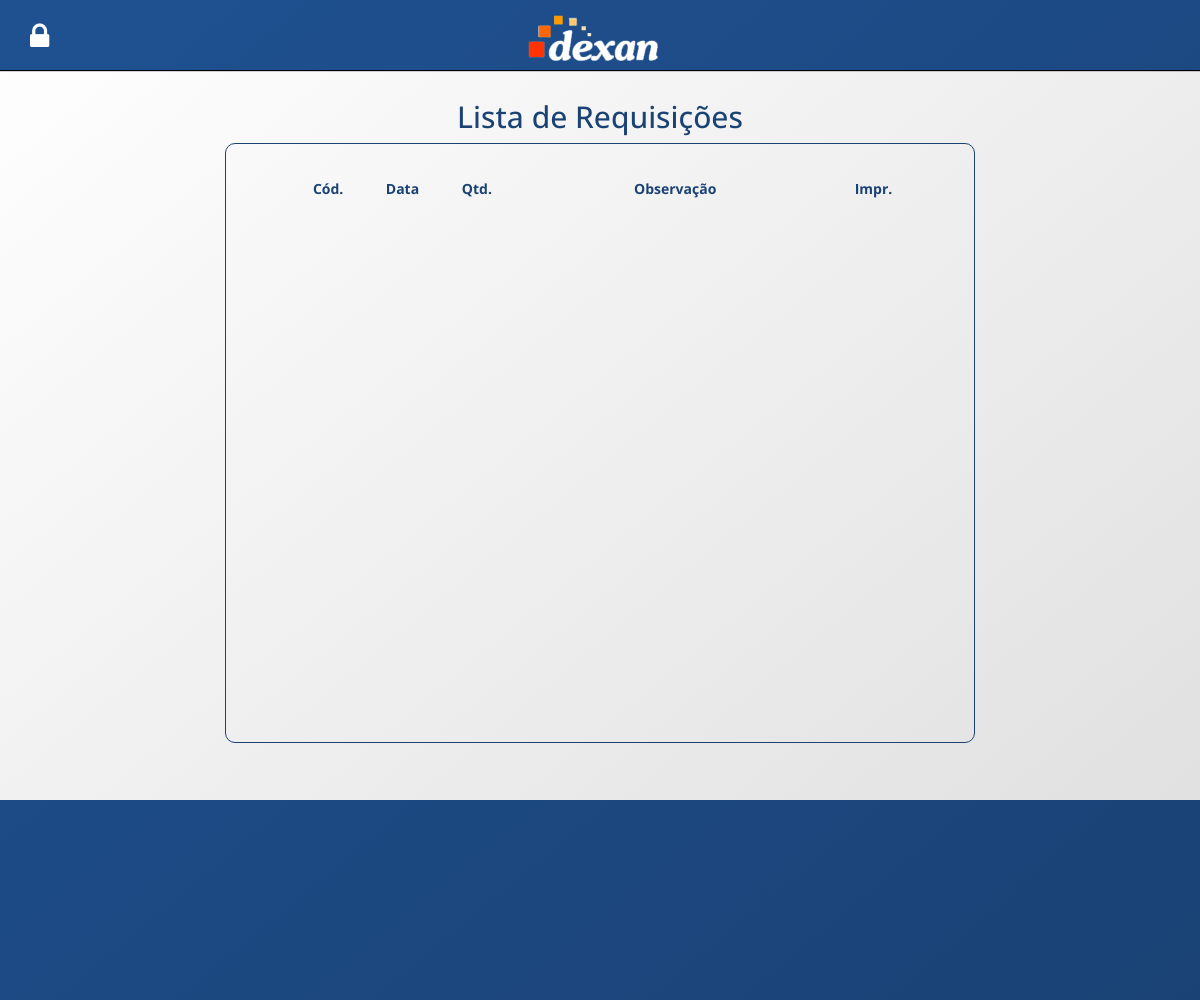
Page /listarequisicoes.php on the earlier database version.
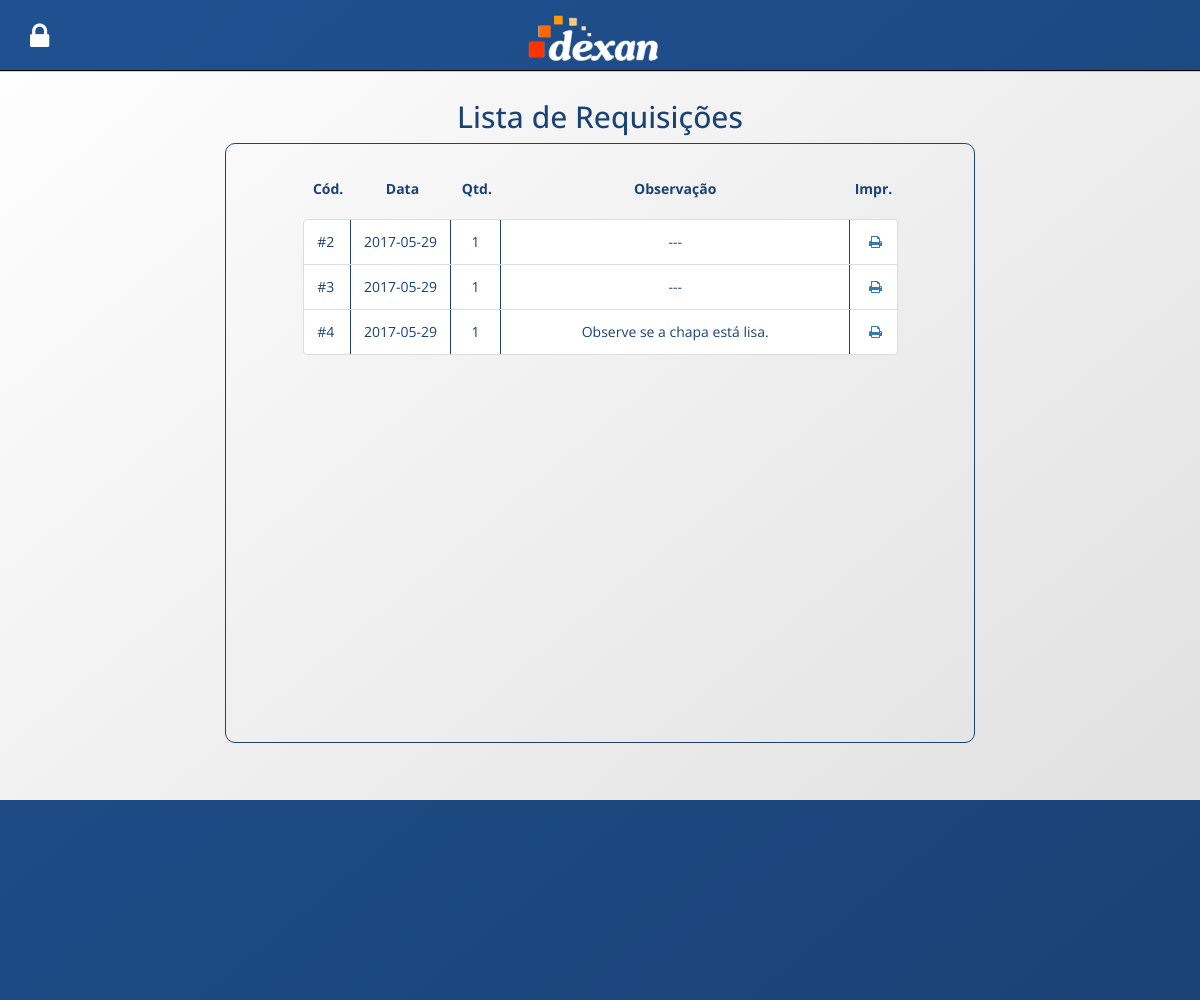
Same page on the later database version.
### tables this page shows
CREATE TABLE `requisicoes` (
  `cod_requisicao` int(11) NOT NULL,
  `cod_material` int(11) NOT NULL,
  `data` date NOT NULL,
  `quantidade` int(11) NOT NULL,
  `observacao` varchar(500) NOT NULL
);

### db/database.php (called while the page is built, shortened)
<?php
function db_connect() {
    static $connection;
    if (!isset($connection)) {
        $db_host = 'localhost';
        $db_user = 'root';
        $db_password = '';
        $db_name = 'dexan_estoque';
        $connection = mysqli_connect($db_host, $db_user, $db_password, $db_name);
    }
    return $connection;
}
function db_query($query) {
    $connection = db_connect();
    return mysqli_query($connection, $query);
}
function db_select($query) {
    $rows = array();
    $result = db_query($query);
    while ($row = mysqli_fetch_assoc($result))
        $rows[] = $row;
    return $rows;
}
?>

### listarequisicoes.php (the view, shortened to what this page needs)
<?php
include 'header.php';
?>
<section class="home container" id="consultarEstoque">
  <div class="row">
      <div class="col-sm-6 col-sm-offset-3">
        <h2>
			Lista de Requisições
        </h2>
      </div>
  </div>
  <div class="row">
  	<div class="col-sm-8 col-sm-offset-2">
  		<form action="" method="" class="boxCadastro">
  			<br>
  			<div class="row">
                <div class="col-sm-10 col-sm-offset-1">
                    <div class="row cabecalhoEstoque">
                    <div class="col-md-1">Cód.</div>
                    <div class="col-md-2">Data</div>
                    <div class="col-md-1">Qtd.</div>
                    <div class="col-md-7">Observação</div>
                    <div class="col-sm-1">Impr.</div>
                    </div>
                </div>
                <div class="listaEstoque col-sm-9 col-sm-offset-1" id="chapasDePapelao">
                    <ul class="list-group">
                    <?php
                        $rows = db_select("SELECT cod_requisicao, cod_material, data, quantidade, observacao FROM requisicoes ORDER BY data");
                        foreach ($rows as $row) {
                            echo "<li class=\"list-group-item\">
                                    <div class=\"row tipoMaterial\">
                                        <div class=\"col-md-1\">#$row[cod_requisicao]</div>
                                        <div class=\"col-md-2\">$row[data]</div>
                                        <div class=\"col-md-1\">$row[quantidade]</div>
                                        <div class=\"col-md-7\">" . ($row['observacao'] !== "" ? utf8_encode($row['observacao']) : "---") . "</div>
                                        <div class=\"col-sm-1 tipoMaterialLast\">
                                            <a href=\"impressaorequisicao.php?cod=$row[cod_requisicao]\">
                                                <i class=\"fa fa-print\" aria-hidden=\"true\"></i>
                                            </a>
                                        </div>
                                    </div>
                                </li>";
                        }
                    ?>
                    </ul>
                </div>
  			</div>
  			<br>
  			<div class="row">
  				<div class="col-sm-10 col-sm-offset-1">
  				</div>
  			</div>
  	</div>
  </div>
</section>
<?php
include 'footer.php';
?>

### header.php (shortened to what this page needs)
<!DOCTYPE html>
<html ng-app>
<head>
	<link rel="stylesheet" href="https://maxcdn.bootstrapcdn.com/bootstrap/3.3.7/css/bootstrap.min.css">
	<link rel="stylesheet" href="font-awesome/css/font-awesome.min.css">
	<link rel="stylesheet" href="css/style.css">
</head>
<body>
<div id="main">
	<nav class="navbar navbar-default">
		<div class="container-fluid">
			<div class="col-xs-1 menu-icon">
				<a class="navbar-menu" href="#home">
					<span class="menu-icon"  onclick="openNav()">
						<?php
						if (!isset($_SESSION['logado'])) {
						?>
							<i class="fa fa-lock" aria-hidden="true"></i>
						<?php
						} else {
						?>
							<i class="fa fa-bars" aria-hidden="true"></i>
						<?php
						}
						?>
					</span>
				</a>
			</div>
			<div class="navbar-header">
				<a class="" href="home.php">
					<img alt="Brand" class="navbar-brand" src="img/logo1.png">
				</a>
			</div>
		</div>
	</nav>

### footer.php
</div>
<footer>
    <div class="row">
        <div class="col-md-12 social-icons">
            <br>
            <p style="color: rgba(255, 255, 255, 0.5);">Desenvolvido por:</p>
            <a class="" href="#">
                <img alt="Brand" class="brand-footer" src="img/logoTBGC.png">
            </a>
        </div>
    </div>
</footer>
</body>
</html>

### css/style.css (style rules this page uses)
body { font-family: 'Open Sans', sans-serif; background: linear-gradient(to bottom right, #fff, #ddd) fixed no-repeat; color: #1A4275; }
.navbar.navbar-default { border-radius: 0px; border: 0; color: white; height: 70px; position: fixed; z-index: 1; width: 100%; background: linear-gradient(to bottom right, #1F5191, #1A4275) fixed no-repeat; box-shadow: 0px 1px 1px black; }
.navbar-header { float: left; margin-top: -60px; text-align: center; width: 100%; }
.navbar-brand { float:none; }
.navbar-brand { padding: 2px; }
.col-xs-1.menu-icon { padding: 15px; }
.menu-icon { font-size:30px; cursor:pointer; color: #FFF; }
.home.container { text-align: center; padding-top: 80px; height: 800px; }
#main { transition: margin-left .5s; }
footer { height: 200px; background: linear-gradient(to bottom right, #1F5191, #1A4275) fixed no-repeat; color: white; padding: 2%; }
.social-icons { text-align: center; }
.brand-footer { width: 8%; }
.boxCadastro { text-align: left; height: 600px; border: 1px solid #1A4275; border-radius: 10px; padding: 2%; }
.listaEstoque { width: 625px; margin-top: 20px; max-height: 450px; overflow-y:auto; }
.tipoMaterial div { text-align: center; border-right: 1px solid #1A4275; padding: 2%; }
.tipoMaterial div.tipoMaterialLast { border: 0; padding: 2%; }
li.list-group-item { padding: 0 2%; }
.cabecalhoEstoque { text-align: center; width: 595px; margin: 0; }
.cabecalhoEstoque div { font-weight: bold; padding: 0; }

Differences in the rows shown:
added requisicoes: cod_requisicao "2", data "2017-05-29", quantidade "1"
added requisicoes: cod_requisicao "3", data "2017-05-29", quantidade "1"
added requisicoes: cod_requisicao "4", data "2017-05-29", quantidade "1", observacao "Observe se a chapa está lisa."
